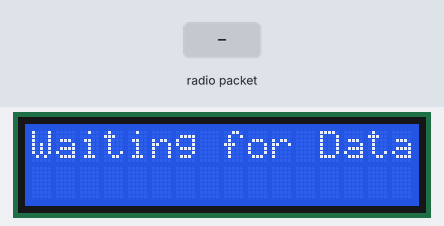
Bench run of a sketch on a simulated Arduino Uno, built with avr-gcc and run on an emulated ATmega328P. Parts: 16×2 character LCD. The test bench sets the inputs (shaded band). No radio packets arrive unless stated; what the sketch prints to the serial monitor is not drawn.

Above: at 0.1 s.
3.3 s: radio packet "1" arrives
At 4.3 s:
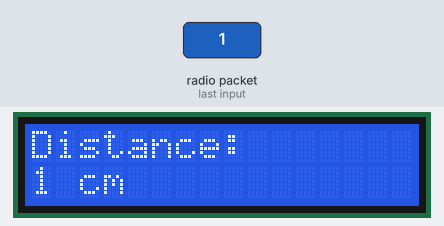
4.8 s: radio packet "0" arrives
At 5.4 s:
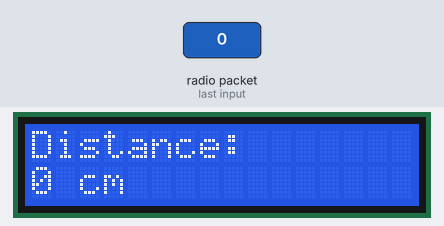
6.3 s: radio packet "2" arrives
At 6.6 s:
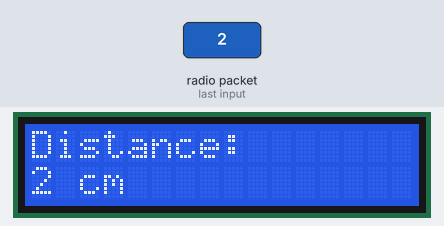
Timing chart, 0 to 9.3 s (numbered marks = the images above; inputs shaded):
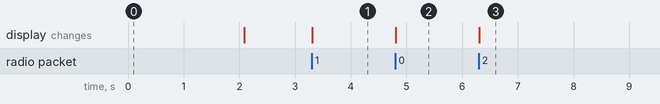

Measured:
- after the input at 3.3 s, the display: changes at once (image 1)
- after the input at 4.8 s, the display: changes at once (image 2)
- after the input at 6.3 s, the display: changes at once (image 3)

The sketch:

LoRa_Ultrasonic_receiver.ino
```cpp
#include <Wire.h>
#include <SPI.h>
#include <LoRa.h>
#include <LiquidCrystal.h>

const int rs = 6, en = 7, d4 = 5, d5 = 4, d6 = 3, d7 = 8;
LiquidCrystal lcd(rs, en, d4, d5, d6, d7);

#define ss 10
#define rst 9
#define dio0 2

void setup() {

  Serial.begin(115200);
  while (!Serial);
  Serial.println("LoRa Ultrasonic Receiver");
  lcd.begin(16, 2);
  lcd.clear();
  lcd.print("Waiting for Data");
  delay(2000);
  lcd.clear();

  LoRa.setPins(ss, rst, dio0);
  while (!LoRa.begin(866E6)) {
    Serial.print(".");
    delay(500);
  }
  LoRa.setSyncWord(0xF3);
  Serial.println("LoRa Initializing OK!");
}

void loop() {

  int packetSize = LoRa.parsePacket();
  if (packetSize) {

    Serial.print("Received packet '");
    String LoRaData = "";
    while (LoRa.available()) {
      LoRaData += (char)LoRa.read();
    }


    Serial.print(LoRaData);
    lcd.clear();
    lcd.setCursor(0, 0);
    lcd.print("Distance:");

    lcd.setCursor(0, 1);
    lcd.print(LoRaData);


    lcd.print(" cm");

    Serial.print("' with RSSI ");
    Serial.println(LoRa.packetRssi());
  }
}
```
